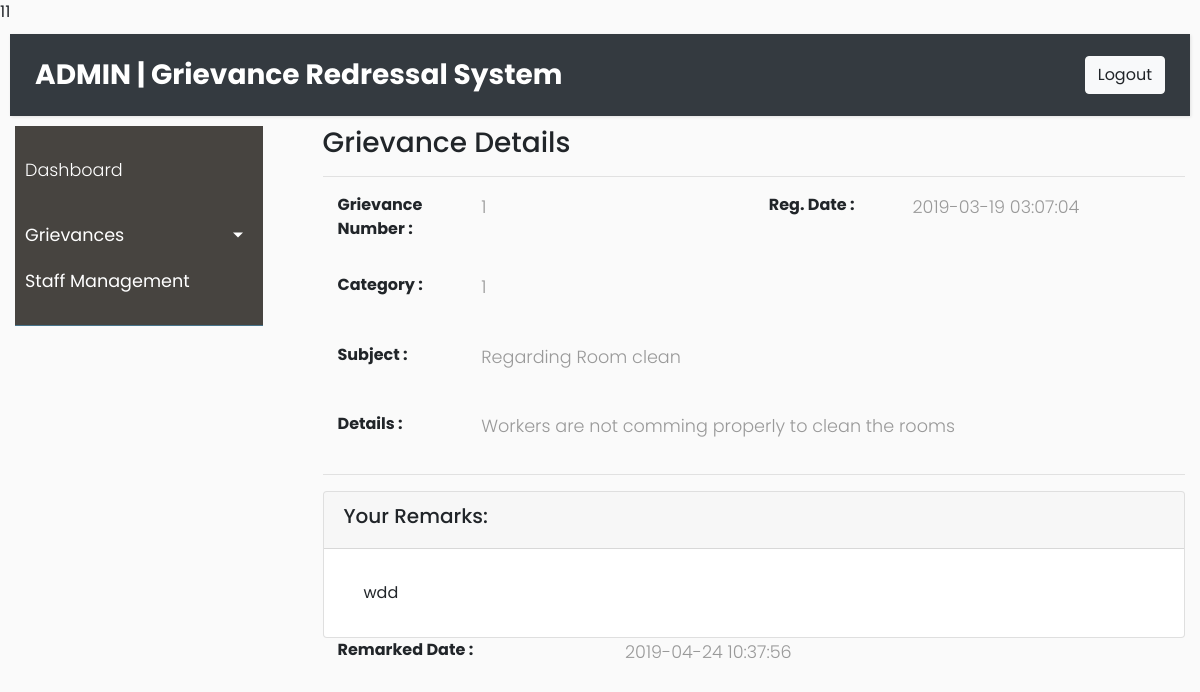
The app's page /grs/categoryAdmin/remarkDetails.php?id=1 (signed in) with its own data.
### tables this page shows
CREATE TABLE `REMARKS` (
  `grievanceId` int(10) NOT NULL,
  `remarks` longtext NOT NULL,
  `rating` int(5) NOT NULL DEFAULT '3',
  `remarkDate` timestamp NOT NULL DEFAULT CURRENT_TIMESTAMP
);

CREATE TABLE `GRIEVANCE` (
  `grievanceId` int(10) NOT NULL,
  `usn` varchar(10) NOT NULL,
  `adminId` int(10) NOT NULL,
  `subject` mediumtext NOT NULL,
  `details` longtext NOT NULL,
  `status` varchar(15) NOT NULL DEFAULT 'Open',
  `regDate` timestamp NOT NULL DEFAULT CURRENT_TIMESTAMP
);

### grs/models/grievance.php (called while the page is built, shortened)
<?php
  class Grievance
  {
    public $conn;
    public $grievanceId;
    public $adminId;
    public $status;
    public function __construct($db)
    {
      $this->conn = $db;
    }
            public function remarkDetailsAdmin()
            {
              $query = "SELECT * FROM GRIEVANCE
                        INNER JOIN REMARKS
                        ON  GRIEVANCE.grievanceId = REMARKS.grievanceId
                        WHERE adminId=? and status=? and GRIEVANCE.grievanceId=?";
              $stmt = $this->conn->prepare($query);
              $stmt->bindParam(1, $this->adminId);
              $stmt->bindParam(2, $this->status);
              $stmt->bindParam(3, $this->grievanceId);
              $stmt->execute();
              return $stmt;
             }
  }
  ?>

### grs/categoryAdmin/remarkDetails.php (the view, shortened to what this page needs)
<?php
include_once '../models/grievance.php';
$database = new Database();
$db = $database->connect();
$gre = new Grievance($db);
$gre->grievanceId=$_GET['id'];
$gre->adminId=$_SESSION['adminId'];
$gre->status="remark";
$stmt=$gre->remarkDetailsAdmin();
$row = $stmt->fetch(PDO::FETCH_ASSOC);
echo $gre->adminId;
?>
<!doctype html>
<html lang="en">
<head>
    <link rel="stylesheet" href="https://stackpath.bootstrapcdn.com/bootstrap/4.3.1/css/bootstrap.min.css">
    <link rel="stylesheet" href="include/side.css">
</head>
<body>
      <div class=""><nav class="navbar navbar-expand-sm bg-dark navbar-dark " style="margin:10px;" inc="include/header.html"></nav></div>
      <div class="row">
          <div class="col-sm-3">
              <div class="container-fluid" inc="include/sidebar.html"></div>
          </div>
          <div class="col-sm-9">
               <div class="container">
                <div class="row">
                  <div class="container">
                      <section class="wrapper site-min-height">
                        <h3><i class="fa fa-angle-right"></i> Grievance Details</h3>
                        <hr />
                        <div class="container">
                        <div class="row mt">
                        <label class="col-sm-2 col-sm-2 control-label"><b>Grievance Number : </b></label>
                      		<div class="col-sm-4">
                      		<p><?php echo $row[grievanceId];?></p>
                      		</div>
                       <label class="col-sm-2 col-sm-2 control-label"><b>Reg. Date :</b></label>
                          <div class="col-sm-4">
                          <p><?php echo $row[regDate];?></p>
                          </div>
                      	</div>
                        </div>
                        <br>
                          <div class="container">
                        <div class="row mt">
                                    <label class="col-sm-2 col-sm-2 control-label"><b>Category :</b></label>
                                      <div class="col-sm-2">
                                      <p><?php echo $row[adminId];?></p>
                                      </div>
                                     <label class="col-sm-8 col-sm-8 control-label"></label>
                        </div>
                      </div>
                      <br>
                      <div class="container">
                        <div class="row mt">
                                    <label class="col-sm-2 col-sm-2 control-label"><b>Subject :</b></label>
                                      <div class="col-sm-8">
                                      <p><?php echo $row[subject];?></p>
                                      </div>
                                      <label class="col-sm-2 col-sm-2 control-label"></label>
                        </div>
                      </div>
                      <br>
                      <div class="container">
                        <div class="row mt">
                                    <label class="col-sm-2 col-sm-2 control-label"><b>Details :</b></label>
                                      <div class="col-sm-10">
                                      <p><?php echo $row[details];?></p>
                                      </div>
                        </div>
                      </div>
                      <hr>
                      <div class="row">
                        <div class="col-sm-12">
                          <div class="card">
                         <div class="card-header">
                          <h5> Your Remarks: </h5>
                         </div>
                         <div class="card-body">
                           <ul class="list-group list-group-flush">
                             <li class="list-group-item"><?php echo $row[remarks] ?></li>
                           </ul>
                         </div>
                        </div>
                      </div>
                    </div>
                    <div class="container">
                      <div class="row mt">
                                  <label class="col-sm-4 col-sm-4 control-label"><b>Remarked Date :</b></label>
                                    <div class="col-sm-8">
                                    <p><?php echo $row[remarkDate];?></p>
                                    </div>
                      </div>
                    </div>
                    </section>
                </div>
              </div>
          </div>
      </div>
  </body>
</html>

### grs/categoryAdmin/include/side.css (style rules this page uses)
body { font-family: 'Poppins', sans-serif; background: #fafafa; }
p { font-family: 'Poppins', sans-serif; font-size: 1.1em; font-weight: 300; line-height: 1.7em; color: #999; }
.navbar { padding: 15px 10px; background: #fff; border: none; border-radius: 0; margin-bottom: 40px; box-shadow: 1px 1px 3px rgba(0, 0, 0, 0.1); }

### records on screen
remarks: grievanceId.adminId "1", grievanceId "1", grievanceId.regDate "2019-03-19 03:07:04", grievanceId.subject "Regarding Room clean", grievanceId.details "Workers are not comming properly to clean the rooms", remarks "wdd", remarkDate "2019-04-24 10:37:56"
